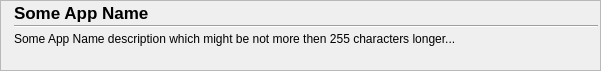
<?xml version="1.0" encoding="UTF-8"?>
<ui version="4.0">
 <class>AppInfoWidget</class>
 <widget class="QWidget" name="AppInfoWidget">
  <property name="geometry">
   <rect>
    <x>0</x>
    <y>0</y>
    <width>601</width>
    <height>71</height>
   </rect>
  </property>
  <property name="sizePolicy">
   <sizepolicy hsizetype="Preferred" vsizetype="Preferred">
    <horstretch>0</horstretch>
    <verstretch>0</verstretch>
   </sizepolicy>
  </property>
  <layout class="QGridLayout" name="gridLayout_2">
   <property name="margin">
    <number>0</number>
   </property>
   <item row="0" column="0">
    <widget class="QFrame" name="frame">
     <property name="sizePolicy">
      <sizepolicy hsizetype="Preferred" vsizetype="Preferred">
       <horstretch>0</horstretch>
       <verstretch>0</verstretch>
      </sizepolicy>
     </property>
     <property name="autoFillBackground">
      <bool>true</bool>
     </property>
     <property name="frameShape">
      <enum>QFrame::StyledPanel</enum>
     </property>
     <property name="frameShadow">
      <enum>QFrame::Raised</enum>
     </property>
     <layout class="QGridLayout" name="gridLayout">
      <property name="margin">
       <number>0</number>
      </property>
      <item row="0" column="0">
       <widget class="QLabel" name="label">
        <property name="sizePolicy">
         <sizepolicy hsizetype="Minimum" vsizetype="Preferred">
          <horstretch>0</horstretch>
          <verstretch>0</verstretch>
         </sizepolicy>
        </property>
        <property name="text">
         <string notr="true"/>
        </property>
        <property name="pixmap">
         <pixmap resource="../../q4wine.qrc">:/data/winecfg.png</pixmap>
        </property>
        <property name="scaledContents">
         <bool>false</bool>
        </property>
        <property name="alignment">
         <set>Qt::AlignHCenter|Qt::AlignTop</set>
        </property>
        <property name="wordWrap">
         <bool>false</bool>
        </property>
        <property name="margin">
         <number>5</number>
        </property>
        <property name="textInteractionFlags">
         <set>Qt::NoTextInteraction</set>
        </property>
       </widget>
      </item>
      <item row="0" column="1">
       <widget class="QWidget" name="widget" native="true">
        <property name="sizePolicy">
         <sizepolicy hsizetype="Expanding" vsizetype="Preferred">
          <horstretch>0</horstretch>
          <verstretch>0</verstretch>
         </sizepolicy>
        </property>
        <layout class="QVBoxLayout" name="verticalLayout_2">
         <property name="spacing">
          <number>2</number>
         </property>
         <property name="leftMargin">
          <number>0</number>
         </property>
         <property name="topMargin">
          <number>2</number>
         </property>
         <property name="rightMargin">
          <number>2</number>
         </property>
         <property name="bottomMargin">
          <number>2</number>
         </property>
         <item>
          <widget class="QWidget" name="widget_2" native="true">
           <layout class="QHBoxLayout" name="horizontalLayout">
            <property name="spacing">
             <number>0</number>
            </property>
            <property name="margin">
             <number>0</number>
            </property>
            <item>
             <widget class="QLabel" name="lblAppName">
              <property name="font">
               <font>
                <pointsize>13</pointsize>
                <weight>75</weight>
                <bold>true</bold>
               </font>
              </property>
              <property name="toolTip">
               <string notr="true"/>
              </property>
              <property name="statusTip">
               <string notr="true"/>
              </property>
              <property name="whatsThis">
               <string notr="true"/>
              </property>
              <property name="accessibleName">
               <string notr="true"/>
              </property>
              <property name="accessibleDescription">
               <string notr="true"/>
              </property>
              <property name="text">
               <string notr="true">Some App Name</string>
              </property>
              <property name="textFormat">
               <enum>Qt::PlainText</enum>
              </property>
              <property name="scaledContents">
               <bool>false</bool>
              </property>
              <property name="textInteractionFlags">
               <set>Qt::LinksAccessibleByMouse|Qt::TextSelectableByMouse</set>
              </property>
             </widget>
            </item>
            <item>
             <spacer name="horizontalSpacer">
              <property name="orientation">
               <enum>Qt::Horizontal</enum>
              </property>
              <property name="sizeHint" stdset="0">
               <size>
                <width>387</width>
                <height>20</height>
               </size>
              </property>
             </spacer>
            </item>
           </layout>
          </widget>
         </item>
         <item>
          <widget class="Line" name="line_2">
           <property name="orientation">
            <enum>Qt::Horizontal</enum>
           </property>
          </widget>
         </item>
         <item>
          <widget class="QLabel" name="lblAppDesc">
           <property name="sizePolicy">
            <sizepolicy hsizetype="Preferred" vsizetype="Preferred">
             <horstretch>0</horstretch>
             <verstretch>0</verstretch>
            </sizepolicy>
           </property>
           <property name="text">
            <string notr="true">Some App Name description which might be not more then 255 characters longer...</string>
           </property>
           <property name="textFormat">
            <enum>Qt::PlainText</enum>
           </property>
           <property name="wordWrap">
            <bool>true</bool>
           </property>
           <property name="textInteractionFlags">
            <set>Qt::LinksAccessibleByMouse|Qt::TextSelectableByMouse</set>
           </property>
          </widget>
         </item>
         <item>
          <widget class="QWidget" name="AppVersionLister" native="true">
           <property name="sizePolicy">
            <sizepolicy hsizetype="Preferred" vsizetype="Preferred">
             <horstretch>0</horstretch>
             <verstretch>0</verstretch>
            </sizepolicy>
           </property>
           <layout class="QVBoxLayout" name="AppVersionListerLayout">
            <property name="spacing">
             <number>0</number>
            </property>
            <property name="margin">
             <number>0</number>
            </property>
           </layout>
          </widget>
         </item>
        </layout>
       </widget>
      </item>
     </layout>
    </widget>
   </item>
  </layout>
 </widget>
 <resources>
  <include location="../../q4wine.qrc"/>
 </resources>
 <connections/>
</ui>
